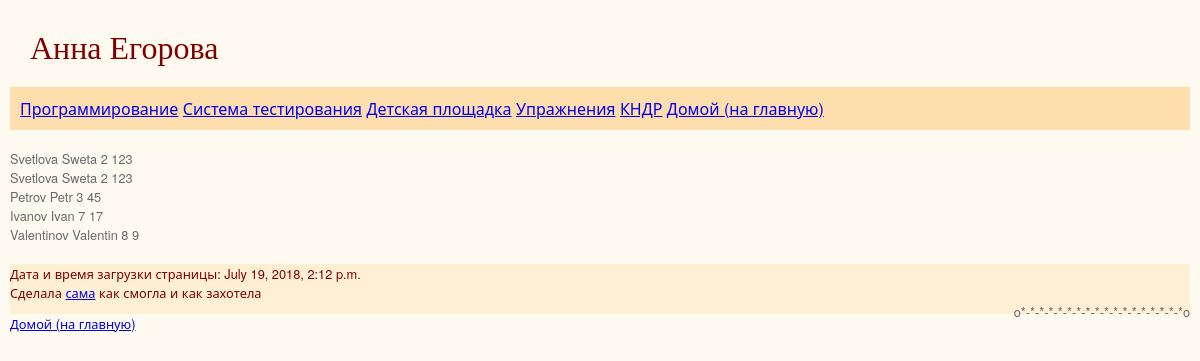
The page /testbase.html on the database as committed earlier.
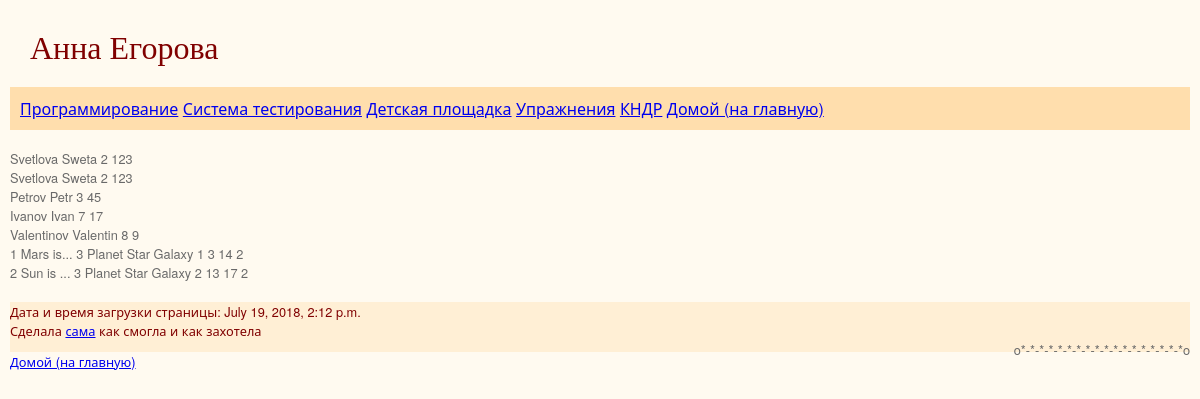
The same page on the database as committed later.
### app4/models.py (models this page shows, shortened)
class Person(models.Model):
	id = models.IntegerField(primary_key=True)
	surname = models.CharField(max_length=25)
	name = models.CharField(max_length=25)
	age = models.IntegerField(default=0)
	result = models.IntegerField(default=0)

class QuestionSet(models.Model):
	id = models.IntegerField(primary_key=True)
	question = models.CharField(max_length=127)
	nAnswers = models.IntegerField(default=3)
	answer1 = models.CharField(max_length=127)
	answer2 = models.CharField(max_length=127)
	answer3 = models.CharField(max_length=127)
	rightAnswer = models.IntegerField(default=1)
	ageMin = models.IntegerField(default=0)
	ageMax = models.IntegerField(default=100)
	choice = models.IntegerField(default=100)

### app4/views.py (the view)
# urls.py: url(r'^testbase.html$', views.testbase, name='testbase'),
def testbase(request):
	person = Person.objects.all()
	questionSet = QuestionSet.objects.all()
	return render(request, "testbase.html",
		{"person": person,
		"questionSet" : questionSet})

### app4/templates/testbase.html (shortened to what this page needs)
{% extends 'base.html'%}
{% block content %}
{% for item in person %}
        {{item.surname}}
        {{item.name}}
        {{item.age}}
        {{item.result}}
{% endfor %}
{% for item in questionSet %}
        {{item.id}}
        {{item.question}}
        {{item.nAnswers}}
        {{item.answer1}}
        {{item.answer2}}
        {{item.answer3}}
        {{item.rightAnswer}}
        {{item.ageMin}}
        {{item.ageMax}}
        {{item.choice}}
{% endfor %}
{% endblock %}

### app4/templates/base.html (shortened to what this page needs)
{% load staticfiles %}
<link rel="stylesheet" href="{% static 'css/main.css' %}" type="text/css" />
{% block header %}
	{% block title %}
		<h1>Анна Егорова</h1>
	{% endblock %}
	{% block menu %}
		<div class = "header" role = "navigation">
	    <a title="Пока пусто" href="coding.html">Программирование</a>
	    <a title="Пока пусто" href="testbase.html">Система тестирования</a>
    	<a title="Разное" href="enfant.html">Детская площадка</a>
    	<a title="Просто так" href="answer.html">Упражнения</a>
    	<a title="КНДР 2018" href="best_dprk.html">КНДР</a>
    	<a title="Главная (Home page)" href="index.html">Домой (на главную)</a> <br>
    </div>
    {% endblock %}
{% endblock %}
{% block page %}
	{% block content %}
	{% endblock %}
{% endblock %}
{% block footer %}
	{% block copyright %}
		<div class = "footer">
 		Дата и время загрузки страницы: {% now "N j, Y, P" %} <br>
 		Сделала <a href="//vk.com/anna_egorova">сама</a> как смогла и как захотела
				<div onmouseover="mOver(this)"
			 	onmouseout="mOut(this)" align = "right"
				style="height:10px; color:#696969">o*-*-*-*-*-*-*-*-*-*-*-*-*-*-*-*-*-*o</div>
		</div>
	{% endblock %}
	 	<a title="Home page" href="index.html">Домой (на главную)</a>
{% endblock %}

### app4/static/css/main.css (style rules this page uses)
h1 { color: Maroon; font-size: 24pt; font-family: Georgia, Times, serif; font-weight: normal; margin: 20px; }
.header { background: NavajoWhite; font-size: 12pt; font-family: "Helvetica Neue", "Lucida Grande", "Segoe UI", Arial, Helvetica, Verdana, sans-serif; margin: 0px; padding: 10px; color: #696969; }
.footer { background: PapayaWhip; margin: 20px auto 0; color: Maroon; height: 50px; }

Rows that differ between the two databases and show on the page:
added QuestionSet: id "1", question "Mars is...", nAnswers "3", answer1 "Planet", answer2 "Star", answer3 "Galaxy", rightAnswer "1", ageMin "3", ageMax "14", choice "2"
added QuestionSet: id "2", question "Sun is ...", nAnswers "3", answer1 "Planet", answer2 "Star", answer3 "Galaxy", rightAnswer "2", ageMin "13", ageMax "17", choice "2"
